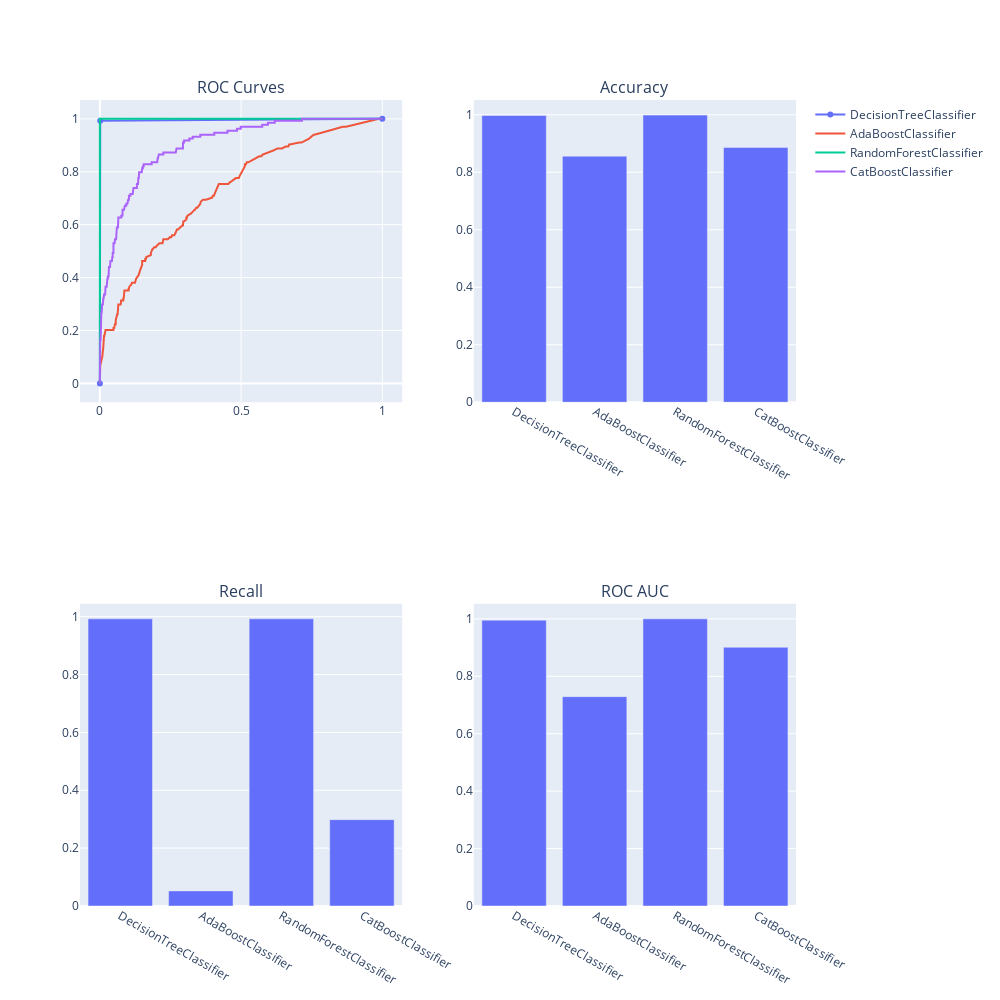

The cell this chart's notebook holds for it:
### Code cell
from plotly.graph_objects import Scatter
from plotly.express import bar
from plotly.subplots import make_subplots

from sklearn.metrics import accuracy_score, recall_score, roc_auc_score, roc_curve

x_test_ = preprocessing_pipeline.transform(x_test)

figure = make_subplots(rows=2, cols=2, subplot_titles=['ROC Curves', 'Accuracy', 'Recall', 'ROC AUC'])

accuracies = dict()
recalls = dict()
rocauc = dict()

for clf in map(lambda z: z.best_estimator_, models):
    classifier_name = str(type(clf)).split('.')[-1][:-2]
    labels = clf.predict(x_test_).astype('bool')
    probas = clf.predict_proba(x_test_)[:, 1]

    fpr, tpr, thresholds = roc_curve(y_test, probas)
    figure.add_trace(Scatter(x=fpr, y=tpr, name=classifier_name), row=1, col=1)
    accuracies[classifier_name] = accuracy_score(y_test, labels)
    recalls[classifier_name] = recall_score(y_test, labels)
    rocauc[classifier_name] = roc_auc_score(y_test, probas)

figure.add_trace(bar(x=list(accuracies.keys()), y=list(accuracies.values())).data[0], row=1, col=2)
figure.add_trace(bar(x=list(recalls.keys()), y=list(recalls.values())).data[0], row=2, col=1)
figure.add_trace(bar(x=list(rocauc.keys()), y=list(rocauc.values())).data[0], row=2, col=2)

figure.update_layout(height=1000, width=1000)
figure.show()

### Figure 1 — Plotly figure (JSON) as saved in the notebook; plotly's stock layout.template omitted (floating-point values rounded to 4 significant figures; data arrays with more than 128 entries replaced by an {"elided": "..."} marker saying what was removed)
{"data": [{"name": "DecisionTreeClassifier", "x": [0.0, 0.001337, 1.0], "y": [0.0, 0.9925, 1.0], "type": "scatter", "xaxis": "x", "yaxis": "y"}, {"name": "AdaBoostClassifier", "x": {"elided": "181 float values"}, "y": {"elided": "181 float values"}, "type": "scatter", "xaxis": "x", "yaxis": "y"}, {"name": "RandomForestClassifier", "x": [0.0, 0.0, 0.0, 0.0, 0.0, 0.0, 0.0, 0.0, 0.0, 0.0, 0.0, 0.0, 0.0, 0.0, 0.0, 0.0, 0.0, 0.0, 0.0, 0.0, 0.0, 0.0, 0.002674, 0.008021, 0.0107, 0.02674, 0.03877, 0.04947, 0.06818, 0.1163, 0.1631, 0.2807, 0.4118, 0.5655, 0.7353, 0.861, 0.9545, 0.992, 1.0], "y": [0.0, 0.007463, 0.02239, 0.04478, 0.0597, 0.08955, 0.1343, 0.1642, 0.2388, 0.3284, 0.403, 0.4851, 0.5299, 0.6493, 0.7463, 0.7761, 0.8507, 0.8881, 0.9328, 0.9552, 0.9851, 1.0, 1.0, 1.0, 1.0, 1.0, 1.0, 1.0, 1.0, 1.0, 1.0, 1.0, 1.0, 1.0, 1.0, 1.0, 1.0, 1.0, 1.0], "type": "scatter", "xaxis": "x", "yaxis": "y"}, {"name": "CatBoostClassifier", "x": {"elided": "148 float values"}, "y": {"elided": "148 float values"}, "type": "scatter", "xaxis": "x", "yaxis": "y"}, {"alignmentgroup": "True", "hovertemplate": "x=%{x}<br>y=%{y}<extra></extra>", "legendgroup": "", "marker": {"color": "#636efa", "pattern": {"shape": ""}}, "name": "", "offsetgroup": "", "orientation": "v", "showlegend": false, "textposition": "auto", "x": ["DecisionTreeClassifier", "AdaBoostClassifier", "RandomForestClassifier", "CatBoostClassifier"], "xaxis": "x2", "y": [0.9977, 0.856, 0.9989, 0.8866], "yaxis": "y2", "type": "bar"}, {"alignmentgroup": "True", "hovertemplate": "x=%{x}<br>y=%{y}<extra></extra>", "legendgroup": "", "marker": {"color": "#636efa", "pattern": {"shape": ""}}, "name": "", "offsetgroup": "", "orientation": "v", "showlegend": false, "textposition": "auto", "x": ["DecisionTreeClassifier", "AdaBoostClassifier", "RandomForestClassifier", "CatBoostClassifier"], "xaxis": "x3", "y": [0.9925, 0.05224, 0.9925, 0.2985], "yaxis": "y3", "type": "bar"}, {"alignmentgroup": "True", "hovertemplate": "x=%{x}<br>y=%{y}<extra></extra>", "legendgroup": "", "marker": {"color": "#636efa", "pattern": {"shape": ""}}, "name": "", "offsetgroup": "", "orientation": "v", "showlegend": false, "textposition": "auto", "x": ["DecisionTreeClassifier", "AdaBoostClassifier", "RandomForestClassifier", "CatBoostClassifier"], "xaxis": "x4", "y": [0.9956, 0.729, 1.0, 0.901], "yaxis": "y4", "type": "bar"}], "layout": {"xaxis": {"anchor": "y", "domain": [0.0, 0.45]}, "yaxis": {"anchor": "x", "domain": [0.625, 1.0]}, "xaxis2": {"anchor": "y2", "domain": [0.55, 1.0]}, "yaxis2": {"anchor": "x2", "domain": [0.625, 1.0]}, "xaxis3": {"anchor": "y3", "domain": [0.0, 0.45]}, "yaxis3": {"anchor": "x3", "domain": [0.0, 0.375]}, "xaxis4": {"anchor": "y4", "domain": [0.55, 1.0]}, "yaxis4": {"anchor": "x4", "domain": [0.0, 0.375]}, "annotations": [{"font": {"size": 16}, "showarrow": false, "text": "ROC Curves", "x": 0.225, "xanchor": "center", "xref": "paper", "y": 1.0, "yanchor": "bottom", "yref": "paper"}, {"font": {"size": 16}, "showarrow": false, "text": "Accuracy", "x": 0.775, "xanchor": "center", "xref": "paper", "y": 1.0, "yanchor": "bottom", "yref": "paper"}, {"font": {"size": 16}, "showarrow": false, "text": "Recall", "x": 0.225, "xanchor": "center", "xref": "paper", "y": 0.375, "yanchor": "bottom", "yref": "paper"}, {"font": {"size": 16}, "showarrow": false, "text": "ROC AUC", "x": 0.775, "xanchor": "center", "xref": "paper", "y": 0.375, "yanchor": "bottom", "yref": "paper"}], "height": 1000, "width": 1000}}
